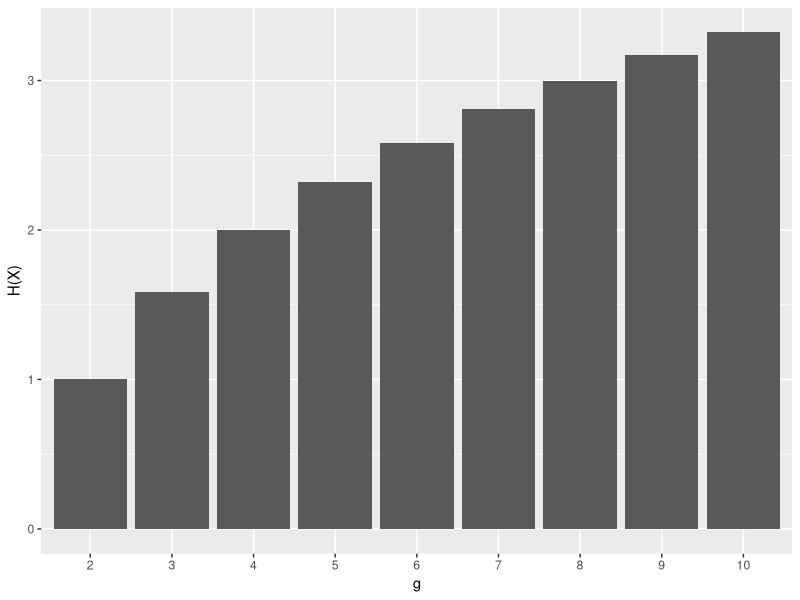

Here is the R script that generated this plot:
# ------------------------------------------------------------------------------
# FIG: ENTROPY UNIFORM
# ------------------------------------------------------------------------------

library(ggplot2)
library(gridExtra)


# DATA -------------------------------------------------------------------------

entropy_function <- function(g) log(g, base = 2)

g <- seq(2L,10L)
entropy <- entropy_function(g)
data <- as.data.frame(cbind('g' = factor(g), 'H(X)' = entropy))

# PLOTS ------------------------------------------------------------------------

p <- ggplot(data = data, aes(x = g, y = `H(X)`)) +
  geom_bar(stat = "identity") +
  scale_x_discrete(limits = as.character(g))

ggsave("../figure/entropy_uniform_plot.png", width = 6, height = 2)
